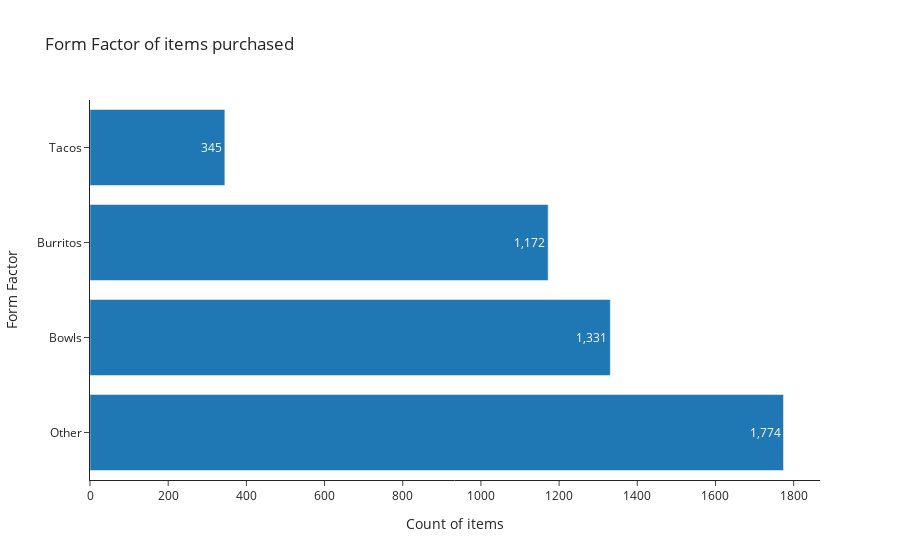

The code cell stored with this chart in its notebook:
### Code cell
data = df['form_factor'].value_counts().reset_index()
data.columns = ['form_factor','form_factor_count']
# data_protein_prop.style.format({'perc_non_other':"{:.2%}"})
data['form_factor_formatted'] = data['form_factor_count'].apply(lambda x: "{:,}".format(x))
data

fig = px.bar(data, 
             x='form_factor_count',y='form_factor',
             title='Form Factor of items purchased',
             text='form_factor_formatted',
             labels={'form_factor':"Form Factor",'form_factor_count':"Count of items"},
             template='simple_white',
             orientation='h'
            )
fig.show()

### Figure 1 — Plotly figure (JSON) as saved in the notebook; plotly's stock layout.template omitted (floating-point values rounded to 4 significant figures)
{"data": [{"alignmentgroup": "True", "hovertemplate": "Count of items=%{x}<br>Form Factor=%{y}<br>form_factor_formatted=%{text}<extra></extra>", "legendgroup": "", "marker": {"color": "#1F77B4"}, "name": "", "offsetgroup": "", "orientation": "h", "showlegend": false, "text": ["1,774", "1,331", "1,172", "345"], "textposition": "auto", "type": "bar", "x": [1774, 1331, 1172, 345], "xaxis": "x", "y": ["Other", "Bowls", "Burritos", "Tacos"], "yaxis": "y"}], "layout": {"barmode": "relative", "legend": {"tracegroupgap": 0}, "title": {"text": "Form Factor of items purchased"}, "xaxis": {"anchor": "y", "domain": [0, 1], "title": {"text": "Count of items"}}, "yaxis": {"anchor": "x", "domain": [0, 1], "title": {"text": "Form Factor"}}}}
